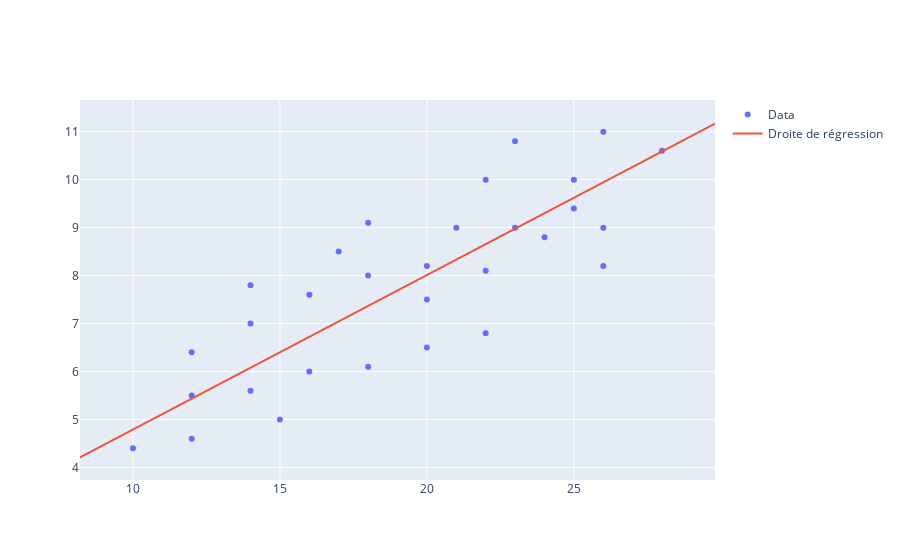

The cell this chart's notebook holds for it:
### Markdown cell above
Regression linéaire

### Code cell
from source.perceptron2 import process2_11
process2_11("Datas/table_2_11.csv")

### Figure 1 — Plotly figure (JSON) as saved in the notebook; plotly's stock layout.template omitted (floating-point values rounded to 4 significant figures; data arrays with more than 128 entries replaced by an {"elided": "..."} marker saying what was removed)
{"data": [{"mode": "markers", "name": "Data", "type": "scatter", "x": [10, 14, 12, 18, 16, 14, 22, 28, 26, 16, 23, 25, 20, 20, 24, 12, 15, 18, 14, 26, 25, 17, 12, 20, 23, 22, 26, 22, 18, 21], "y": [4.4, 5.6, 4.6, 6.1, 6, 7, 6.8, 10.6, 11, 7.6, 10.8, 10, 6.5, 8.2, 8.8, 5.5, 5, 8, 7.8, 9, 9.4, 8.5, 6.4, 7.5, 9, 8.1, 8.2, 10, 9.1, 9]}, {"mode": "lines", "name": "Droite de régression", "type": "scatter", "x": {"elided": "400 float values"}, "y": {"elided": "400 float values"}}], "layout": {"xaxis": {"range": [8.2, 29.8]}, "yaxis": {"range": [3.74, 11.66]}}}
